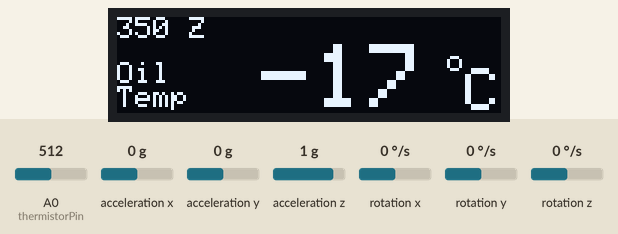
The sketch below on a simulated Arduino Uno, built with avr-gcc and run on an emulated ATmega328P. On the bench: 32×128 one-colour display. Wiring (inferred from the names in the program): MPU-6050 motion sensor at I2C address 0x68. The test bench sets the inputs (shaded band); at power-on: acceleration x 0 g, A0 (thermistorPin) = 512, acceleration z 1 g, acceleration y 0 g, rotation x 0 °/s, rotation y 0 °/s, rotation z 0 °/s. What the sketch prints to the serial monitor is not drawn.

Above: at 3.2 s.
3.3 s: acceleration x set to -1.4 g
At 4.5 s:
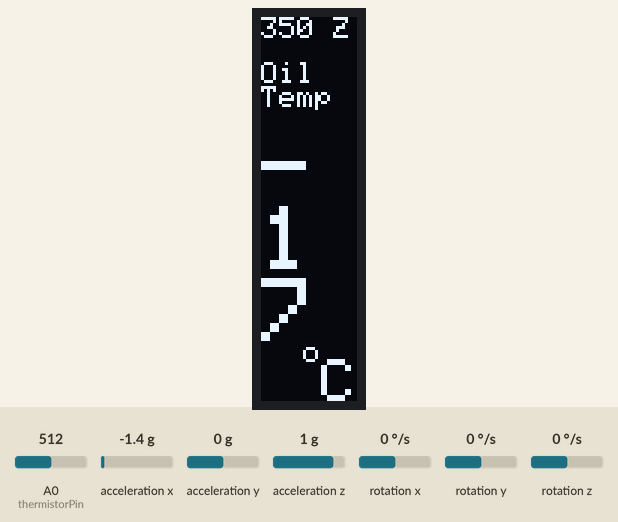
5.6 s: A0 (thermistorPin) set to 392
At 7.1 s:
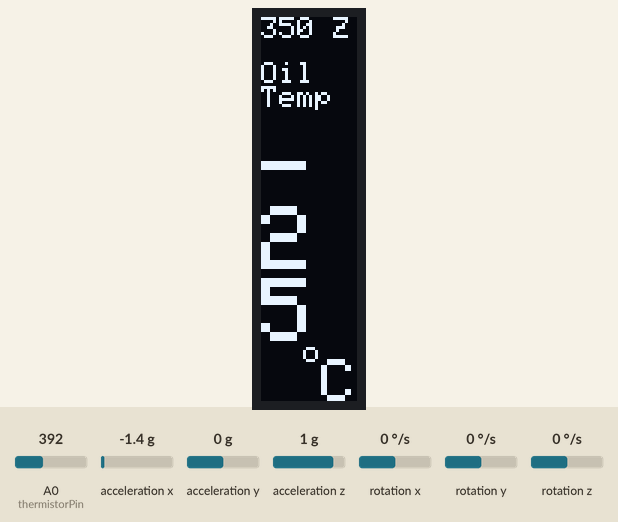
7.6 s: acceleration x set to -0.8 g
At 8.9 s:
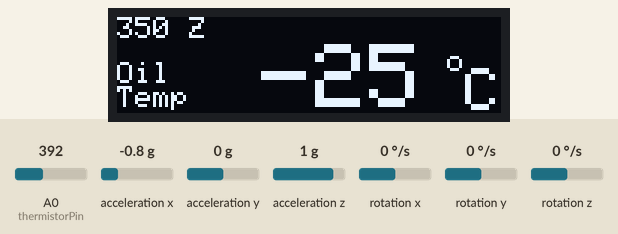
9.6 s: A0 (thermistorPin) set to 412
At 10.7 s:
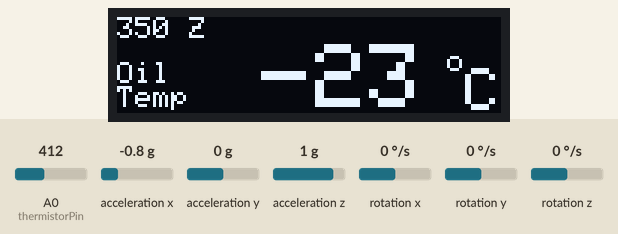
11.6 s: acceleration z set to -0.8 g
At 13.3 s:
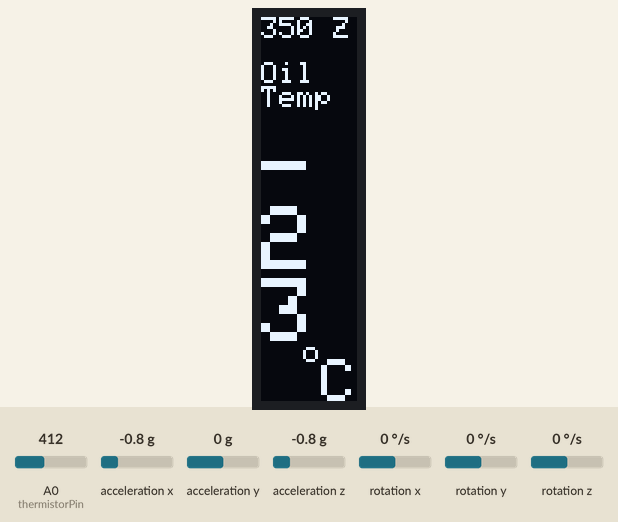
13.6 s: A0 (thermistorPin) set to 306
At 15.3 s:
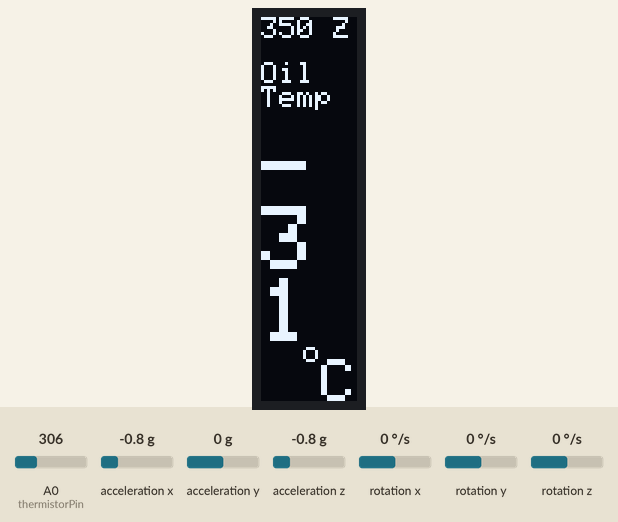
Timing chart, 0 to 16.7 s (numbered marks = the images above; inputs shaded):
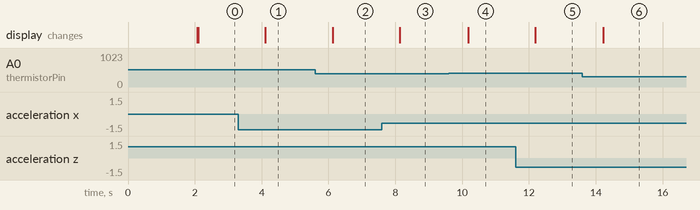

The sketch:

vent_temp.ino
```cpp
// Libraries for OLED and MPU6050
#include <Wire.h>
#include <Adafruit_GFX.h>
#include <Adafruit_SSD1306.h>


//----------------------------------------------------------------------------//

#define SCREEN_WIDTH 128  // OLED display width, in pixels
#define SCREEN_HEIGHT 32  // OLED display height, in pixels

// Declaration for an SSD1306 display connected to I2C (SDA, SCL pins)
#define OLED_RESET 4  // Reset pin # (or -1 if sharing Arduino reset pin)
Adafruit_SSD1306 display(SCREEN_WIDTH, SCREEN_HEIGHT, &Wire, OLED_RESET);
//----------------------------------------------------------------------------//

//Variables for MPU6050 accelerometer
const int MPU_addr = 0x68;
int16_t AcX, AcY, AcZ, Tmp, GyX, GyY, GyZ;
int minVal = 265;
int maxVal = 402;
//----------------------------------------------------------------------------//
//Variable for roll value in degrees 0-360
double roll;
//----------------------------------------------------------------------------//
//Variables foe thermistor
int thermistorPin = 0;
int Vo;
float R1 = 1000;
float logR2, R2, tKelvin;
float c1 = 1.654552649e-03, c2 = 1.954185804e-04, c3 = 7.544505858e-07;
//----------------------------------------------------------------------------//

float temp;

char buffer[40];  // Buffer for debug only

void setup() {
  Serial.begin(115200);
  Wire.begin();
  Wire.beginTransmission(MPU_addr);
  Wire.write(0x6B);
  Wire.write(0);
  Wire.endTransmission(true);


  // SSD1306_SWITCHCAPVCC = generate display voltage from 3.3V internally
  if (!display.begin(SSD1306_SWITCHCAPVCC, 0x3C)) {  // Address 0x3C for 128x32
    Serial.println(F("SSD1306 allocation failed"));
    for (;;)
      ;  // Don't proceed, loop forever
  }
  //Invoke function to draw logo logoDisplay(time in ms);
  logoDisplay(2000);
}

void loop() {
  //Request angle => used in displayUI to change UI orientation getOrientation(time in ms between iterration);
  getOrientation(1000);
  //Draw UI with correct orientation
  displayUI();
  //Get temperature from sensor
  getSensortemp(1000);
}
```

orientation.ino
```cpp
unsigned long lastOrientationRequest = 0;

void getOrientation(int i) {
  if ((millis() - lastOrientationRequest) > i) {

    Wire.beginTransmission(MPU_addr);
    Wire.write(0x3B);
    Wire.endTransmission(false);
    Wire.requestFrom(MPU_addr, 14, true);
    AcX = Wire.read() << 8 | Wire.read();
    AcY = Wire.read() << 8 | Wire.read();
    AcZ = Wire.read() << 8 | Wire.read();
    int xAng = map(AcX, minVal, maxVal, -90, 90);
    int yAng = map(AcY, minVal, maxVal, -90, 90);
    int zAng = map(AcZ, minVal, maxVal, -90, 90);

    roll = RAD_TO_DEG * (atan2(-xAng, -zAng) + PI);

    Serial.print("Roll= ");
    Serial.println(roll);

    Serial.println("-----------------------------------------");

    lastOrientationRequest = millis();
  }
}
```

sensor.ino
```cpp
unsigned long lastTempRequest = 0;

void getSensortemp(int i) {
  if ((millis() - lastTempRequest) > i) {
    Vo = analogRead(thermistorPin);
    R2 = R1 * (4094.0 / (float)Vo - 1.0);  // resistance of the Thermistor
    logR2 = log(R2);
    tKelvin = (1.0 / (c1 + c2 * logR2 + c3 * logR2 * logR2 * logR2));
    temp = tKelvin - 273.15;

    Serial.print(temp);
    Serial.print(" C");
    Serial.print(" Ohm; ");
    Serial.print(R2);
    Serial.print(" Analog Read; ");
    Serial.println(Vo);

    lastTempRequest = millis();
  }
}
```

ui.ino
```cpp
void displayUI() {
  //Angles for changing the orientation for UI
  //----------------------------------------------------------------------------//
  if (roll > 45 && roll < 135) {
    display.setRotation(3);
  } else if (roll > 135 && roll < 225) {
    display.setRotation(2);
  } else if (roll > 225 && roll < 315) {
    display.setRotation(1);
  } else {
    display.setRotation(0);
  }
  //----------------------------------------------------------------------------//
  display.clearDisplay();
  display.setTextColor(SSD1306_WHITE);
  //Draw model name
  //----------------------------------------------------------------------------//
  display.setTextSize(1);
  display.setCursor(0, 0);
  display.println(F("350 Z"));
  //Draw Oil Temp text
  //----------------------------------------------------------------------------//
  display.setTextSize(1);
  display.setCursor(0, 15);
  display.println(F("Oil"));
  display.println(F("Temp"));
  //Draw sensor temperature
  //----------------------------------------------------------------------------//
  display.setTextSize(3);
  if (display.getRotation() == 1 || display.getRotation() == 3) {
    display.setCursor(48, 15);
  } else {
    display.setCursor(48, 9);
  }
    display.println(temp, 0);

  //Draw Celsius symbol
  //----------------------------------------------------------------------------//
  display.setTextSize(1);
  if (display.getRotation() == 1 || display.getRotation() == 3) {
    display.setCursor(14, 108);
  } else {
    display.setCursor(110, 11);
  }
  display.println(F("o"));

  display.setTextSize(2);
  if (display.getRotation() == 1 || display.getRotation() == 3) {
    display.setCursor(20, 114);
  } else {
    display.setCursor(116, 17);
  }
  display.println(F("C"));
  //----------------------------------------------------------------------------//

  display.display();
}
```

unused.ino
```cpp
  // display.setTextSize(1); // Draw 2X-scale text
  // display.setTextColor(SSD1306_WHITE);
  // display.setCursor(0, 0);
  // display.println(F("350 Z"));

  // display.setTextSize(1); // Draw 2X-scale text
  // display.setTextColor(SSD1306_WHITE);
  // display.setCursor(0, 15);
  // display.println(F("Oil"));

  // display.setTextSize(1); // Draw 2X-scale text
  // display.setTextColor(SSD1306_WHITE);
  // display.setCursor(0, 25);
  // display.println(F("Temp"));

  // display.setTextSize(3);
  // display.setCursor(48, 9);
  // display.println(F("000"));

  //   display.setTextSize(1);
  // display.setCursor(108, 11);
  // display.println(F("o"));


  // display.setTextSize(2);
  // display.setCursor(116, 17);
  // display.println(F("C"));

  // display.display();

  //   if ((absOr + strOr) >= angleMin && (absOr + strOr) <= angleMax) {
  //   display.setRotation(0);
  //   displayUI();
  // }
  //  else if (absOr + strOr >= -230){
  //   display.setRotation(2);
  //   displayUI();
  // }
  // else {
  // display.setRotation(0);
  //   displayUI();
  // }
```

Source omitted: boot_logo.ino (data table, 3937 bytes)

Measured:
- after the input at 3.3 s, the display: changes after 0.80 s (image 1)
- after the input at 5.6 s, the display: changes after 0.53 s (image 2)
- after the input at 7.6 s, the display: changes after 0.54 s (image 3)
- after the input at 9.6 s, the display: changes after 0.58 s (image 4)
- after the input at 11.6 s, the display: changes after 0.58 s (image 5)
- after the input at 13.6 s, the display: changes after 0.62 s (image 6)
